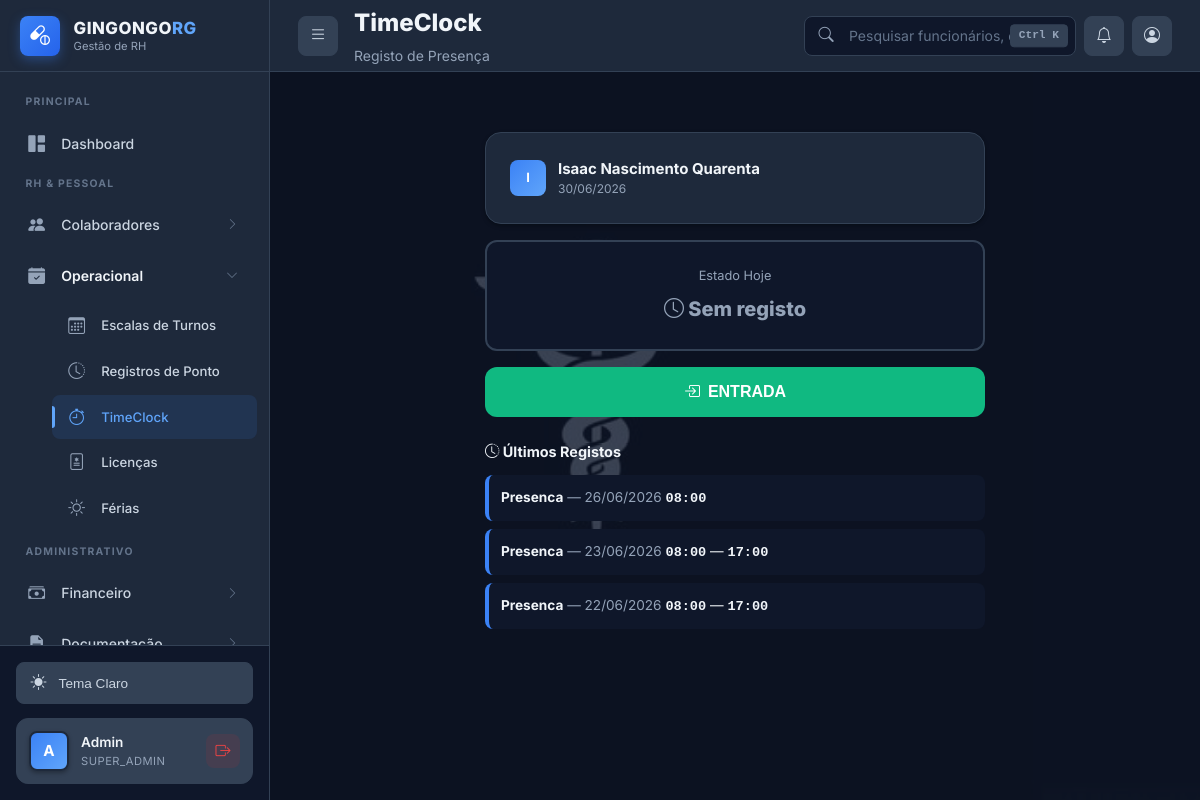
/timeclock.php (signed in), run on the app's committed database.
### tables this page shows
CREATE TABLE IF NOT EXISTS funcionarios (
    id INT AUTO_INCREMENT PRIMARY KEY,
    nome_completo VARCHAR(200) NOT NULL,
    bi VARCHAR(30) NOT NULL UNIQUE,
    data_nascimento DATE NOT NULL,
    sexo ENUM('M', 'F', 'Outro') NOT NULL,
    telefone VARCHAR(20),
    email VARCHAR(100),
    endereco TEXT,

     
    departamento_id INT NOT NULL,
    cargo_id INT NOT NULL,
    data_admissao DATE NOT NULL,
    data_demissao DATE NULL,
    tipo_contrato ENUM('Tempo_Indeterminado', 'Tempo_Determinado', 'Estagio', 'Temporario') DEFAULT 'Tempo_Indeterminado',
    status ENUM('ativo', 'ferias', 'afastado', 'demitido') DEFAULT 'ativo',

     
    salario_atual DECIMAL(10, 2) NOT NULL,
    banco VARCHAR(100),
    agencia VARCHAR(20),
    conta VARCHAR(30),
    iban VARCHAR(50) NULL,
    nif_angolano VARCHAR(20) NULL,
    foto VARCHAR(500) NULL,
    
     
    usuario_id INT NULL,
    
     
    created_at TIMESTAMP DEFAULT CURRENT_TIMESTAMP,
    updated_at TIMESTAMP DEFAULT CURRENT_TIMESTAMP ON UPDATE CURRENT_TIMESTAMP,
    
     
    FOREIGN KEY (departamento_id) REFERENCES departamentos(id) ON DELETE RESTRICT,
    FOREIGN KEY (cargo_id) REFERENCES cargos(id) ON DELETE RESTRICT,
    FOREIGN KEY (usuario_id) REFERENCES usuarios(id) ON DELETE SET NULL,
    
     
    INDEX idx_bi (bi),
    INDEX idx_nome (nome_completo),
    INDEX idx_status (status),
    INDEX idx_departamento (departamento_id),
    INDEX idx_cargo (cargo_id),
    INDEX idx_data_admissao (data_admissao)
);

CREATE TABLE IF NOT EXISTS usuarios (
    id INT AUTO_INCREMENT PRIMARY KEY,
    username VARCHAR(50) NOT NULL UNIQUE,
    password_hash VARCHAR(255) NOT NULL,
    nome VARCHAR(200) NULL,
    email VARCHAR(100) NULL,
    foto VARCHAR(500) NULL,
    tipo_acesso ENUM('super_admin', 'admin', 'gestor_rh', 'funcionario_rh', 'lider_farmaceutico', 'funcionario') NOT NULL DEFAULT 'funcionario',
    ativo BOOLEAN DEFAULT TRUE,
    ultimo_login TIMESTAMP NULL,
    created_at TIMESTAMP DEFAULT CURRENT_TIMESTAMP,
    updated_at TIMESTAMP DEFAULT CURRENT_TIMESTAMP ON UPDATE CURRENT_TIMESTAMP,
    INDEX idx_username (username),
    INDEX idx_tipo_acesso (tipo_acesso),
    INDEX idx_ativo (ativo)
);

CREATE TABLE IF NOT EXISTS registros_ponto (
    id INT AUTO_INCREMENT PRIMARY KEY,
    funcionario_id INT NOT NULL,
    data DATE NOT NULL,
    hora_entrada TIME,
    hora_saida TIME,
    tipo ENUM('presenca', 'falta_justificada', 'falta_injustificada', 'atestado', 'ferias') DEFAULT 'presenca',
    justificativa TEXT,
    horas_trabalhadas DECIMAL(4, 2) AS (
        CASE 
            WHEN hora_entrada IS NOT NULL AND hora_saida IS NOT NULL 
            THEN TIMESTAMPDIFF(MINUTE, hora_entrada, hora_saida) / 60.0
            ELSE 0
        END
    ) STORED,
    
    created_at TIMESTAMP DEFAULT CURRENT_TIMESTAMP,
    updated_at TIMESTAMP DEFAULT CURRENT_TIMESTAMP ON UPDATE CURRENT_TIMESTAMP,
    
    FOREIGN KEY (funcionario_id) REFERENCES funcionarios(id) ON DELETE CASCADE,
    
    UNIQUE KEY unique_funcionario_data (funcionario_id, data),
    INDEX idx_data (data),
    INDEX idx_tipo (tipo),
    INDEX idx_funcionario_data (funcionario_id, data)
);

### public/timeclock.php (the view, shortened to what this page needs)
<?php
$auth = new Auth();
$auth->requireAuth();
$userId = $auth->getUserId();
$db = Database::getInstance()->getConnection();
$stmt = $db->prepare("SELECT f.*, u.id as user_id, u.tipo_acesso FROM funcionarios f JOIN usuarios u ON f.usuario_id = u.id WHERE u.id = ?");
$stmt->execute([$userId]);
$employee = $stmt->fetch();
$today = date('Y-m-d');
$stmt = $db->prepare("SELECT * FROM registros_ponto WHERE funcionario_id = ? AND data = ?");
$stmt->execute([$employee['id'], $today]);
$todayRecord = $stmt->fetch();
$stmt = $db->prepare("SELECT * FROM registros_ponto WHERE funcionario_id = ? ORDER BY data DESC, hora_entrada DESC LIMIT 5");
$stmt->execute([$employee['id']]);
$recent_logs = $stmt->fetchAll();
?>
<!DOCTYPE html>
<html lang="pt-BR">
<head>
    <link rel="stylesheet" href="https://cdn.jsdelivr.net/npm/bootstrap-icons@1.11.3/font/bootstrap-icons.min.css">
    <link rel="stylesheet" href="css/style-2026.css">
</head>
<body class="dashboard-body">
    <div class="app-wrapper">
        <?php include 'includes/sidebar.php'; ?>
        <div class="main-area" id="mainArea">
            <?php include 'includes/topbar.php'; ?>
            <div class="content-body">
                <div class="tc-container">
                    <div class="card mb-3">
                        <div class="card-body">
                            <div style="display: flex; align-items: center; gap: 0.75rem;">
                                <div class="user-avatar-sm"><?php echo strtoupper(substr($employee['nome_completo'], 0, 1)); ?></div>
                                <div>
                                    <strong><?php echo htmlspecialchars($employee['nome_completo']); ?></strong>
                                    <div style="font-size: 0.75rem; color: var(--text-muted);"><?php echo date('d/m/Y'); ?></div>
                                </div>
                            </div>
                        </div>
                    </div>
                    <?php if ($todayRecord): ?>
                        <div class="tc-status <?php echo $todayRecord['hora_saida'] ? 'saida' : 'entrada'; ?>">
                            <div style="font-size: 0.8rem; color: var(--text-muted); margin-bottom: 0.5rem;">Estado Hoje</div>
                            <div style="font-size: 1.25rem; font-weight: 800;">
                                <?php if ($todayRecord['hora_saida']): ?>
                                    <i class="bi bi-check-circle-fill" style="color: var(--success);"></i>
                                    Jornada Completa
                                <?php else: ?>
                                    <i class="bi bi-clock-fill" style="color: var(--warning);"></i>
                                    Em curso
                                <?php endif; ?>
                            </div>
                            <div style="font-size: 0.85rem; margin-top: 0.5rem; color: var(--text-secondary);">
                                Entrada: <span class="tc-log-time"><?php echo date('H:i', strtotime($todayRecord['hora_entrada'])); ?></span>
                                <?php if ($todayRecord['hora_saida']): ?>
                                    · Saída: <span class="tc-log-time"><?php echo date('H:i', strtotime($todayRecord['hora_saida'])); ?></span>
                                <?php endif; ?>
                            </div>
                        </div>
                    <?php else: ?>
                        <div class="tc-status neutral">
                            <div style="font-size: 0.8rem; color: var(--text-muted); margin-bottom: 0.5rem;">Estado Hoje</div>
                            <div style="font-size: 1.25rem; font-weight: 800; color: var(--text-muted);">
                                <i class="bi bi-clock"></i> Sem registo
                            </div>
                        </div>
                    <?php endif; ?>
                    <?php if (!$todayRecord || (!$todayRecord['hora_entrada'])): ?>
                        <button class="tc-btn entrada" id="btnEntrada" onclick="baterPonto('entrada')">
                            <i class="bi bi-box-arrow-in-right"></i> ENTRADA
                        </button>
                    <?php elseif (!$todayRecord['hora_saida']): ?>
                        <button class="tc-btn saida" id="btnSaida" onclick="baterPonto('saida')">
                            <i class="bi bi-box-arrow-right"></i> SAÍDA
                        </button>
                    <?php else: ?>
                        <button class="tc-btn entrada" disabled>
                            <i class="bi bi-check-circle"></i> PONTO REGISTADO HOJE
                        </button>
                    <?php endif; ?>
                    <?php if (!empty($recent_logs)): ?>
                        <h4 style="font-size: 0.9rem; font-weight: 700; margin: 1.5rem 0 0.75rem;"><i class="bi bi-clock-history"></i> Últimos Registos</h4>
                        <?php foreach ($recent_logs as $log): ?>
                            <div class="tc-log">
                                <strong><?php echo htmlspecialchars(ucfirst($log['tipo'])); ?></strong>
                                <span style="color: var(--text-muted);"> — <?php echo date('d/m/Y', strtotime($log['data'])); ?></span>
                                <span class="tc-log-time"><?php echo date('H:i', strtotime($log['hora_entrada'])); ?></span>
                                <?php if ($log['hora_saida']): ?>
                                    <span> — </span>
                                    <span class="tc-log-time"><?php echo date('H:i', strtotime($log['hora_saida'])); ?></span>
                                <?php endif; ?>
                            </div>
                        <?php endforeach; ?>
                    <?php endif; ?>
                </div>
            </div>
        </div>
    </div>
</body>
</html>

### public/includes/sidebar.php (shortened to what this page needs)
<?php
if (!isset($user)) {
    if (isset($_SESSION['username'])) {
        $user = [
            'username' => $_SESSION['username'],
            'role' => $_SESSION['tipo_acesso'] ?? 'funcionario',
            'id' => $_SESSION['user_id'] ?? null
        ];
    } else {
        $user = [
            'username' => 'Visitante',
            'role' => 'funcionario',
            'id' => null
        ];
    }
}
$currentPage = basename($_SERVER['PHP_SELF']);
$isAdmin = ($user['role'] !== 'funcionario');
function rg_is_active($page) {
    global $currentPage;
    return $currentPage === $page ? 'active' : '';
}
function rg_is_sub_active($pages) {
    global $currentPage;
    return in_array($currentPage, (array)$pages);
}
?>
<aside class="sidebar" id="sidebar">
    <div class="sidebar-header">
<div class="logo-mark">
    <i class="bi bi-capsule-pill"></i>
</div>
        <div class="logo-text">
            <span class="brand">GINGONGO<span class="brand-accent">RG</span></span>
            <span class="tagline">Gestão de RH</span>
        </div>
    </div>
    <nav class="sidebar-nav">
        <ul style="list-style:none; padding:0; margin:0;">
            <?php if ($isAdmin): ?>
            <li class="nav-section">
                <span class="nav-label">Principal</span>
            </li>
            <li class="nav-item <?php echo rg_is_active('dashboard.php'); ?>">
                <a href="dashboard.php" class="nav-link">
                    <i class="bi bi-grid-1x2-fill"></i>
                    <span class="nav-text">Dashboard</span>
                </a>
            </li>
            <li class="nav-section">
                <span class="nav-label">RH & Pessoal</span>
            </li>
            <li class="nav-item has-submenu <?php echo rg_is_sub_active(['funcionarios.php', 'departamentos.php', 'cargos.php', 'usuarios.php', 'admissao.php', 'editar_funcionario.php']) ? 'expanded' : ''; ?>">
                <a href="#" class="nav-link">
                    <i class="bi bi-people-fill"></i>
                    <span class="nav-text">Colaboradores</span>
                    <i class="bi bi-chevron-right nav-arrow"></i>
                </a>
            </li>
            <li class="nav-item has-submenu <?php echo rg_is_sub_active(['escalas.php', 'pontos.php', 'licencas.php', 'ferias.php', 'advertencias.php', 'timeclock.php']) ? 'expanded' : ''; ?>">
                <a href="#" class="nav-link">
                    <i class="bi bi-calendar-check-fill"></i>
                    <span class="nav-text">Operacional</span>
                    <i class="bi bi-chevron-right nav-arrow"></i>
                </a>
                <ul class="submenu">
                    <li class="nav-item"><a href="escalas.php" class="nav-link <?php echo rg_is_active('escalas.php'); ?>"><i class="bi bi-calendar3"></i><span class="nav-text">Escalas de Turnos</span></a></li>
                    <li class="nav-item"><a href="pontos.php" class="nav-link <?php echo rg_is_active('pontos.php'); ?>"><i class="bi bi-clock-history"></i><span class="nav-text">Registros de Ponto</span></a></li>
                    <li class="nav-item"><a href="timeclock.php" class="nav-link <?php echo rg_is_active('timeclock.php'); ?>"><i class="bi bi-stopwatch"></i><span class="nav-text">TimeClock</span></a></li>
                    <li class="nav-item"><a href="licencas.php" class="nav-link <?php echo rg_is_active('licencas.php'); ?>"><i class="bi bi-file-medical"></i><span class="nav-text">Licenças</span></a></li>
                    <li class="nav-item"><a href="ferias.php" class="nav-link <?php echo rg_is_active('ferias.php'); ?>"><i class="bi bi-sun"></i><span class="nav-text">Férias</span></a></li>
                </ul>
            </li>
            <li class="nav-section">
                <span class="nav-label">Administrativo</span>
            </li>
            <li class="nav-item has-submenu <?php echo rg_is_sub_active(['folha.php', 'beneficios.php', 'recibo_salario.php']) ? 'expanded' : ''; ?>">
                <a href="#" class="nav-link">
                    <i class="bi bi-cash-stack"></i>
                    <span class="nav-text">Financeiro</span>
                    <i class="bi bi-chevron-right nav-arrow"></i>
                </a>
            </li>
            <li class="nav-item has-submenu <?php echo rg_is_sub_active(['documentos.php', 'comunicados.php', 'uniformes.php']) ? 'expanded' : ''; ?>">
                <a href="#" class="nav-link">
                    <i class="bi bi-file-earmark-text-fill"></i>
                    <span class="nav-text">Documentação</span>
                    <i class="bi bi-chevron-right nav-arrow"></i>
                </a>
            </li>
            <?php endif; ?>
        </ul>
    </nav>
    <div class="sidebar-footer">
        <button id="themeToggle" class="theme-toggle" title="Alternar tema">
            <i class="bi bi-sun-fill"></i>
            <span class="theme-text">Tema Claro</span>
        </button>
        <div class="user-card">
            <div class="user-avatar">
                <?php echo strtoupper(substr($user['username'], 0, 1)); ?>
            </div>
            <div class="user-info">
                <div class="user-name"><?php echo htmlspecialchars(ucfirst($user['username'])); ?></div>
                <div class="user-role"><?php echo htmlspecialchars($user['role']); ?></div>
            </div>
            <a href="logout.php" class="user-logout" title="Sair">
                <i class="bi bi-box-arrow-right"></i>
            </a>
        </div>
    </div>
</aside>

### public/timeclock.php (style rules this page uses)
.tc-container { max-width: 500px; margin: 2rem auto; }
.tc-status { padding: 1.5rem; border-radius: var(--radius); text-align: center; margin-bottom: 1rem; }
.tc-status.neutral { background: var(--bg-body); border: 2px solid var(--border-color); }
.tc-btn { width: 100%; padding: 1rem; font-size: 1rem; font-weight: 700; border: none; border-radius: var(--radius); cursor: pointer; transition: var(--transition); margin-bottom: 0.5rem; display: flex; align-items: center; justify-content: center; gap: 0.5rem; }
.tc-btn.entrada { background: var(--success); color: #fff; }
.tc-log { padding: 0.75rem; margin-bottom: 0.5rem; background: var(--bg-body); border-left: 4px solid var(--primary); border-radius: var(--radius-sm); font-size: 0.85rem; }
.tc-log-time { font-family: var(--font-mono); font-weight: 600; }

### data on the page
funcionarios: usuario.tipo_acesso "SUPER_ADMIN", nome_completo "I", nome_completo "Isaac Nascimento Quarenta"
registros_ponto: tipo "Presenca", data "26/06/2026", hora_entrada "08:00"
registros_ponto: tipo "Presenca", data "23/06/2026", hora_entrada "08:00", hora_saida "17:00"
registros_ponto: tipo "Presenca", data "22/06/2026", hora_entrada "08:00", hora_saida "17:00"

### other printed values
substr($user['username'], 0, 1) "A"
$user['username'] "Admin"
$pageTitle "TimeClock"
$pageSubtitle "Registo de Presença"
